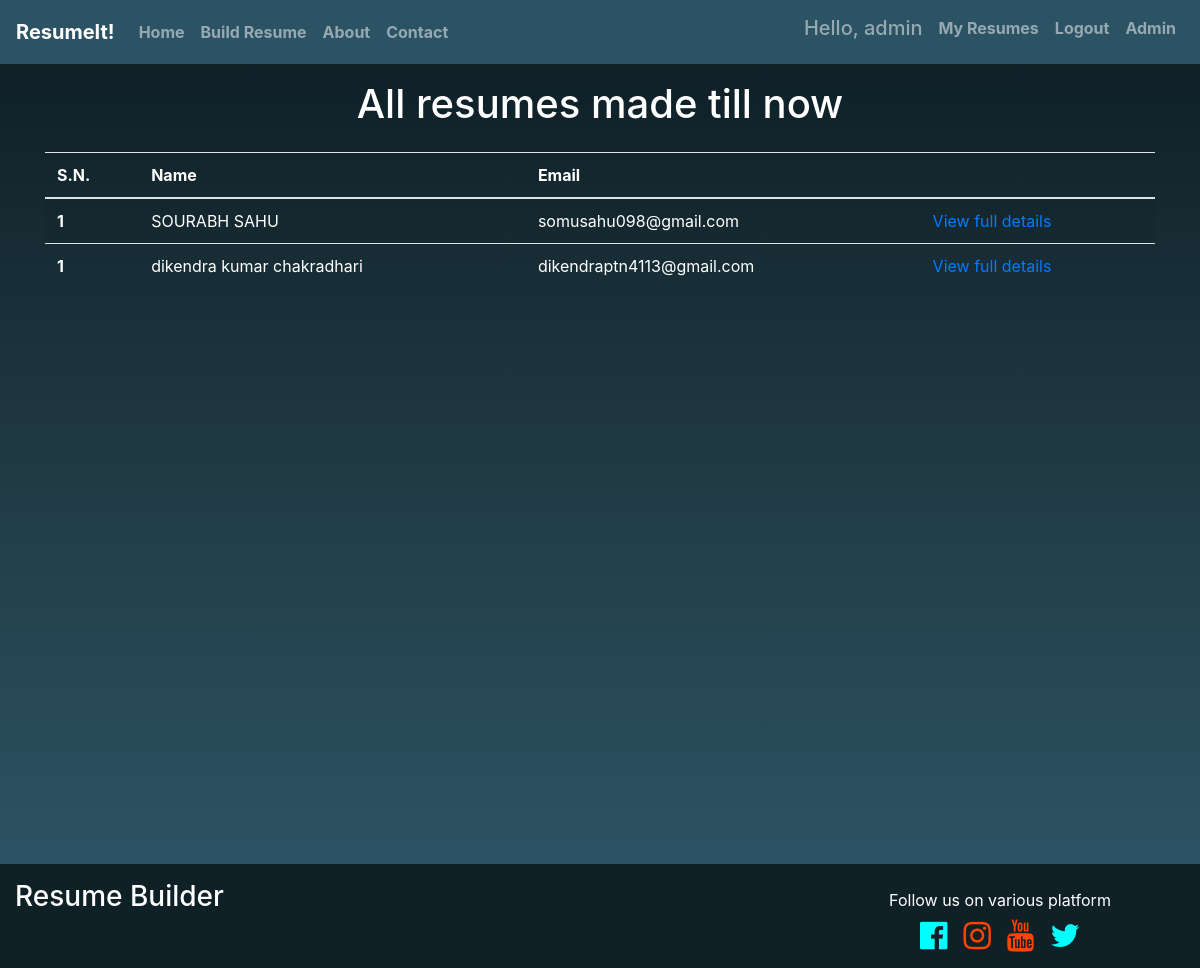
Page /resumo/list?user=1 (signed in) on the committed database.
### main_app/models.py (models this page shows, shortened)
class Student(models.Model):
    username = models.ForeignKey(User, on_delete=models.CASCADE)
    name = models.CharField(verbose_name="Full Name", max_length=200)
    dob = models.CharField(verbose_name="Date Of Birth", max_length=200)
    email_id = models.EmailField(verbose_name="Email ID", max_length=200)
    mobile_no = models.CharField(validators=[RegexValidator("^0?[5-9]{1}\d{9}$")],max_length=20, null = True)
    address = models.TextField(verbose_name="Address")
    objective = models.TextField(verbose_name="Objective")
    brief_overview = models.TextField(verbose_name="Brief Overview")
    tenth_marks = models.PositiveIntegerField(verbose_name="10 Marks")
    twe_marks = models.PositiveIntegerField(verbose_name="12 Marks")
    gradu_agg = models.PositiveIntegerField(verbose_name="Graduation Aggregate Marks")
    tech_certi = models.TextField(verbose_name="Technical Certifications")
    extra_curri = models.TextField("Extra Curricular Activities")
    project = models.TextField("Projects Made")

### main_app/views.py (the view)
@method_decorator(login_required, name='dispatch')
class StudentListView(ListView):
    model = Student
    template_name = 'main_app/student_list.html'
    def get_queryset(self):
        si = self.request.GET.get('user')
        if si == None:
            si = ''
        return Student.objects.filter(username_id__exact=int(si))

### main_app/templates/main_app/student_list.html
{% extends 'base.html' %} {% load static %}
{% block content %}
<div class="container" style="min-height: 100vh;">
    <div class="w-100 my-3 d-flex justify-content-center">
        <h1 class="text-white">All resumes made till now</h1>
    </div>
    <table class="table table-striped" style="color:white;">
      <thead>
        <tr>
          <th scope="col">S.N.</th>
          <th scope="col">Name</th>
          <th scope="col">Email</th>
          <th scope="col"></th>
        </tr>
      </thead>
      <tbody>
      {% for stu in object_list %}
        <tr>
          <th scope="row">1</th>
          <td>{{ stu.name }}</td>
          <td>{{ stu.email_id }}</td>
          <td><a href="/resumo/build/{{ stu.id }}">View full details</a></td>
        </tr>
      {% endfor %}
      </tbody>
    </table>
</div>
{% endblock %}

### main_app/templates/base.html (shortened to what this page needs)
{% load static %}
<html>
<head>
    <link href="{% static 'vender/bs/css/bootstrap.min.css'%}" rel="stylesheet" type="text/css" />
    <link href="{% static 'vender/fa/css/font-awesome.min.css'%}" rel="stylesheet" type="text/css" />
    <link href="{% static 'style.css'%}" rel="stylesheet" type="text/css" />
</head>
<body>
<nav class="navbar navbar-expand-lg navbar-dark" style="background-color: #2C5364; font-weight: bold">
  <a class="navbar-brand" href="#">ResumeIt!</a>
  <div class="collapse navbar-collapse" id="navbarSupportedContent">
    <ul class="navbar-nav mr-auto">
        <li class="nav-item">
            <a class="nav-link" href={% url 'home' %}>Home</a>
        </li>
        <li class="nav-item">
            <a class="nav-link" href={% url 'build' %}>Build Resume</a>
        </li>
        <li class="nav-item">
            <a class="nav-link" href={% url 'about' %}>About</a>
        </li>
        <li class="nav-item">
            <a class="nav-link" href={% url 'contact' %}>Contact</a>
        </li>
    </ul>
      <ul class="navbar-nav ml-auto">
          {% if user.is_authenticated %}
          <li class="nav-item">
            <h5 class="nav-link">Hello, {{ user.username }}</h5>
          </li>
          <li class="nav-item">
            <a href="/resumo/list?user={{ user.id }}" class="nav-link">My Resumes</a>
          </li>
          <li class="nav-item">
              <a href="/accounts/logout/?next=/resumo/" class="nav-link">Logout</a>
          </li>
          {% endif %}
          {% if user.is_superuser %}
            <li class="nav-item">
                <a class="nav-link" href="/admin">Admin</a>
            </li>
			{% endif %}
      </ul>
  </div>
</nav>
<div>
    <section id="home" style="width: 100%; min-height: 100vh;" class="d-flex align-items-center">
    {% block content %}
    {% endblock %}
    </section>
</div>
<div class="container-fluid" style="background-color: #0F2027">
  <div class="row">
    <div class="col-md-8">
      <h3 class="text-white my-3">Resume Builder</h3>
    </div>
    <div class="col-md-4 my-3 align-items-center">
      <div>
        <p class="my-2 text-white text-center">Follow us on various platform</p>
      </div>
      <div class="d-flex justify-content-center">
        <a href="#"><i class="fa fa-facebook-official fa-2x mx-2 bl"></i></a>
        <a href="#"><i class="fa fa-instagram fa-2x mx-2 re"></i></a>
        <a href="#"><i class="fa fa-youtube fa-2x mx-2 re"></i></a>
        <a href="#"><i class="fa fa-twitter fa-2x mx-2 bl"></i></a>
      </div>
    </div>
  </div>
</div>
</body>
</html>

### main_app/static/style.css (style rules this page uses)
#home { background-image: linear-gradient(to top, #2C5364, #203A43, #0F2027); background-repeat: no-repeat; background-size: cover; background-position: center; }
.bl { color: cyan; }
.re { color: orangered; }

### rows in the picture
Student: name "SOURABH SAHU", email_id "somusahu098@gmail.com"
Student: name "dikendra kumar chakradhari", email_id "dikendraptn4113@gmail.com"

### other values in the picture
{{ user.username }} "admin"
